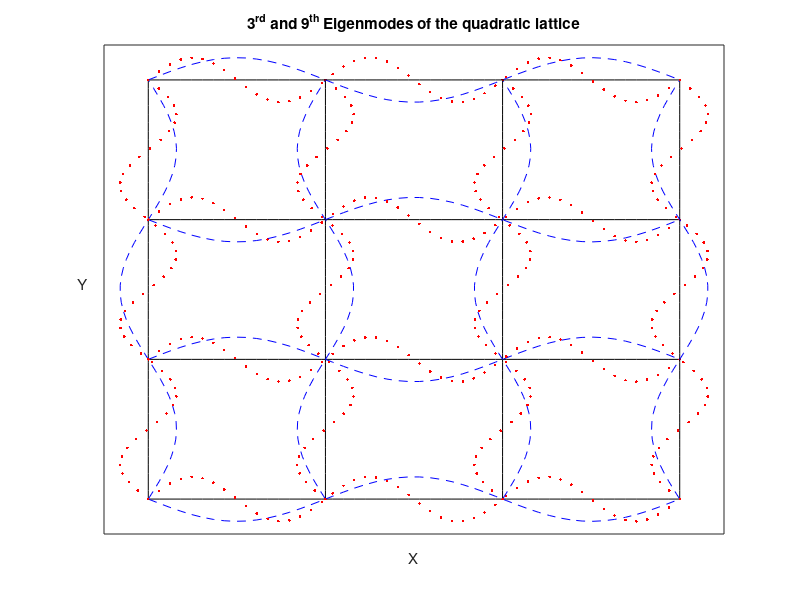

Write MATLAB code to recreate this figure.
%% Playing with Eigenmodes
n = 0:1:2;
num_trace = 4;
L = linspace(0, 6*pi, 50);
k = n*pi/(2*pi);
amp = 1;
figure 
hold on
offset = 0;

for j = 1:num_trace
    for i = 1:numel(n)
        if(i-1 == 0)
            fnx = (-1)^(j)*amp*sin(k(i).*L) + offset;
            fny = (-1)^(j+1)*amp*sin(k(i).*L) + offset;
            color = [1,0,0];
            spec = 'k-';
        elseif(i-1 == 1)
            fnx = (-1)^(j)*amp*sin(k(i).*L) + offset;
            fny = (-1)^(j+1)*amp*sin(k(i).*L) + offset;
            color = [1,0,0];
            spec = 'b--';
        elseif(i-1 == 2)
            fnx = amp*sin(k(i).*L) + offset;
            fny = -amp*sin(k(i).*L) + offset;
            color = [0,1,0];
            spec = 'r.';
        end            
        plot(L, fnx, spec)
        plot(fny, L, spec)
    end
    offset = offset + 2*pi;
end

xlim([-pi/2 13*pi/2])
ylim([-pi/2 13*pi/2])

ylabel('Y    ')
set(get(gca,'YLabel'),'Rotation',0)
xlabel('X')
title('3^{rd} and 9^{th} Eigenmodes of the quadratic lattice')
set(gca, 'YTick', [])
set(gca, 'XTick', [])
box on